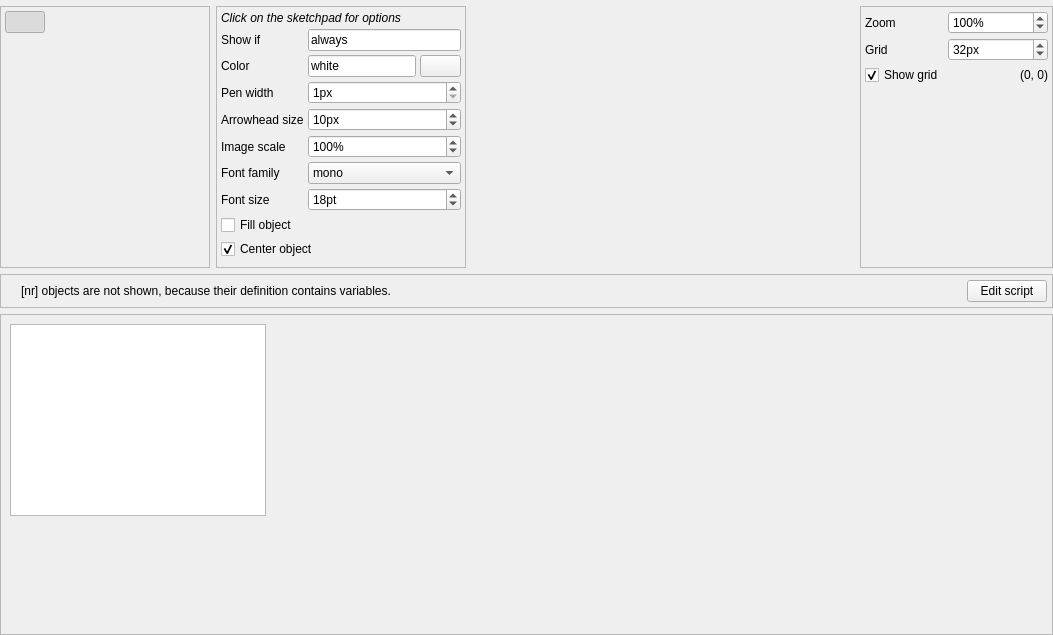
<?xml version="1.0" encoding="UTF-8"?>
<ui version="4.0">
 <class>sketchpad_widget</class>
 <widget class="QWidget" name="sketchpad_widget">
  <property name="geometry">
   <rect>
    <x>0</x>
    <y>0</y>
    <width>1053</width>
    <height>635</height>
   </rect>
  </property>
  <property name="windowTitle">
   <string>Form</string>
  </property>
  <layout class="QVBoxLayout" name="verticalLayout">
   <property name="margin">
    <number>0</number>
   </property>
   <item>
    <widget class="QFrame" name="frame">
     <property name="frameShape">
      <enum>QFrame::NoFrame</enum>
     </property>
     <property name="frameShadow">
      <enum>QFrame::Raised</enum>
     </property>
     <layout class="QVBoxLayout" name="verticalLayout_2">
      <property name="margin">
       <number>0</number>
      </property>
      <item>
       <widget class="QWidget" name="widget" native="true">
        <layout class="QHBoxLayout" name="horizontalLayout_2">
         <property name="margin">
          <number>0</number>
         </property>
         <item>
          <widget class="QWidget" name="widget_3" native="true">
           <layout class="QVBoxLayout" name="verticalLayout_3">
            <property name="margin">
             <number>0</number>
            </property>
            <item>
             <widget class="QWidget" name="widget_2" native="true">
              <layout class="QHBoxLayout" name="horizontalLayout">
               <property name="margin">
                <number>0</number>
               </property>
              </layout>
             </widget>
            </item>
            <item>
             <widget class="QWidget" name="widget_7" native="true">
              <property name="sizePolicy">
               <sizepolicy hsizetype="Preferred" vsizetype="Fixed">
                <horstretch>0</horstretch>
                <verstretch>0</verstretch>
               </sizepolicy>
              </property>
              <layout class="QHBoxLayout" name="horizontalLayout_5">
               <property name="margin">
                <number>0</number>
               </property>
               <item>
                <widget class="QFrame" name="frame_4">
                 <property name="sizePolicy">
                  <sizepolicy hsizetype="Fixed" vsizetype="Expanding">
                   <horstretch>0</horstretch>
                   <verstretch>0</verstretch>
                  </sizepolicy>
                 </property>
                 <property name="frameShape">
                  <enum>QFrame::StyledPanel</enum>
                 </property>
                 <layout class="QGridLayout" name="gridLayout">
                  <property name="leftMargin">
                   <number>4</number>
                  </property>
                  <property name="topMargin">
                   <number>4</number>
                  </property>
                  <property name="rightMargin">
                   <number>4</number>
                  </property>
                  <property name="bottomMargin">
                   <number>0</number>
                  </property>
                  <property name="spacing">
                   <number>0</number>
                  </property>
                  <item row="0" column="0">
                   <widget class="QPushButton" name="button_line">
                    <property name="toolTip">
                     <string>Line tool</string>
                    </property>
                    <property name="text">
                     <string/>
                    </property>
                    <property name="icon">
                     <iconset>
                      <normaloff>:/icons/line_large.png</normaloff>:/icons/line_large.png</iconset>
                    </property>
                    <property name="iconSize">
                     <size>
                      <width>32</width>
                      <height>32</height>
                     </size>
                    </property>
                    <property name="checkable">
                     <bool>true</bool>
                    </property>
                    <property name="checked">
                     <bool>true</bool>
                    </property>
                    <property name="flat">
                     <bool>true</bool>
                    </property>
                   </widget>
                  </item>
                  <item row="0" column="1">
                   <widget class="QPushButton" name="button_arrow">
                    <property name="toolTip">
                     <string>Arrow tool</string>
                    </property>
                    <property name="text">
                     <string/>
                    </property>
                    <property name="icon">
                     <iconset>
                      <normaloff>:/icons/arrow_large.png</normaloff>:/icons/arrow_large.png</iconset>
                    </property>
                    <property name="iconSize">
                     <size>
                      <width>32</width>
                      <height>32</height>
                     </size>
                    </property>
                    <property name="checkable">
                     <bool>true</bool>
                    </property>
                    <property name="flat">
                     <bool>true</bool>
                    </property>
                   </widget>
                  </item>
                  <item row="0" column="2">
                   <widget class="QPushButton" name="button_textline">
                    <property name="toolTip">
                     <string>Text tool</string>
                    </property>
                    <property name="text">
                     <string/>
                    </property>
                    <property name="icon">
                     <iconset>
                      <normaloff>:/icons/textline_large.png</normaloff>:/icons/textline_large.png</iconset>
                    </property>
                    <property name="iconSize">
                     <size>
                      <width>32</width>
                      <height>32</height>
                     </size>
                    </property>
                    <property name="checkable">
                     <bool>true</bool>
                    </property>
                    <property name="flat">
                     <bool>true</bool>
                    </property>
                   </widget>
                  </item>
                  <item row="0" column="3">
                   <widget class="QPushButton" name="button_image">
                    <property name="toolTip">
                     <string>Image tool</string>
                    </property>
                    <property name="text">
                     <string/>
                    </property>
                    <property name="icon">
                     <iconset>
                      <normaloff>:/icons/image_large.png</normaloff>:/icons/image_large.png</iconset>
                    </property>
                    <property name="iconSize">
                     <size>
                      <width>32</width>
                      <height>32</height>
                     </size>
                    </property>
                    <property name="checkable">
                     <bool>true</bool>
                    </property>
                    <property name="flat">
                     <bool>true</bool>
                    </property>
                   </widget>
                  </item>
                  <item row="0" column="4">
                   <widget class="QPushButton" name="button_gabor">
                    <property name="toolTip">
                     <string>Gabor patch tool</string>
                    </property>
                    <property name="text">
                     <string/>
                    </property>
                    <property name="icon">
                     <iconset>
                      <normaloff>:/icons/gabor.png</normaloff>:/icons/gabor.png</iconset>
                    </property>
                    <property name="iconSize">
                     <size>
                      <width>32</width>
                      <height>32</height>
                     </size>
                    </property>
                    <property name="checkable">
                     <bool>true</bool>
                    </property>
                    <property name="flat">
                     <bool>true</bool>
                    </property>
                   </widget>
                  </item>
                  <item row="1" column="0">
                   <widget class="QPushButton" name="button_rect">
                    <property name="toolTip">
                     <string>Rectangle tool</string>
                    </property>
                    <property name="text">
                     <string/>
                    </property>
                    <property name="icon">
                     <iconset>
                      <normaloff>:/icons/rectangle_large.png</normaloff>:/icons/rectangle_large.png</iconset>
                    </property>
                    <property name="iconSize">
                     <size>
                      <width>32</width>
                      <height>32</height>
                     </size>
                    </property>
                    <property name="checkable">
                     <bool>true</bool>
                    </property>
                    <property name="flat">
                     <bool>true</bool>
                    </property>
                   </widget>
                  </item>
                  <item row="1" column="1">
                   <widget class="QPushButton" name="button_ellipse">
                    <property name="toolTip">
                     <string>Ellipse tool</string>
                    </property>
                    <property name="text">
                     <string/>
                    </property>
                    <property name="icon">
                     <iconset>
                      <normaloff>:/icons/ellipse_large.png</normaloff>:/icons/ellipse_large.png</iconset>
                    </property>
                    <property name="iconSize">
                     <size>
                      <width>32</width>
                      <height>32</height>
                     </size>
                    </property>
                    <property name="checkable">
                     <bool>true</bool>
                    </property>
                    <property name="flat">
                     <bool>true</bool>
                    </property>
                   </widget>
                  </item>
                  <item row="1" column="2">
                   <widget class="QPushButton" name="button_circle">
                    <property name="toolTip">
                     <string>Circle tool</string>
                    </property>
                    <property name="text">
                     <string/>
                    </property>
                    <property name="icon">
                     <iconset>
                      <normaloff>:/icons/circle_large.png</normaloff>:/icons/circle_large.png</iconset>
                    </property>
                    <property name="iconSize">
                     <size>
                      <width>32</width>
                      <height>32</height>
                     </size>
                    </property>
                    <property name="checkable">
                     <bool>true</bool>
                    </property>
                    <property name="flat">
                     <bool>true</bool>
                    </property>
                   </widget>
                  </item>
                  <item row="1" column="3">
                   <widget class="QPushButton" name="button_fixdot">
                    <property name="toolTip">
                     <string>Fixation dot tool</string>
                    </property>
                    <property name="text">
                     <string/>
                    </property>
                    <property name="icon">
                     <iconset>
                      <normaloff>:/icons/fixdot_large.png</normaloff>:/icons/fixdot_large.png</iconset>
                    </property>
                    <property name="iconSize">
                     <size>
                      <width>32</width>
                      <height>32</height>
                     </size>
                    </property>
                    <property name="checkable">
                     <bool>true</bool>
                    </property>
                    <property name="flat">
                     <bool>true</bool>
                    </property>
                   </widget>
                  </item>
                  <item row="2" column="1">
                   <widget class="QWidget" name="widget_5" native="true"/>
                  </item>
                  <item row="1" column="4">
                   <widget class="QPushButton" name="button_noise_patch">
                    <property name="toolTip">
                     <string>Noise patch tool</string>
                    </property>
                    <property name="text">
                     <string/>
                    </property>
                    <property name="icon">
                     <iconset>
                      <normaloff>:/icons/noise_patch.png</normaloff>:/icons/noise_patch.png</iconset>
                    </property>
                    <property name="iconSize">
                     <size>
                      <width>32</width>
                      <height>32</height>
                     </size>
                    </property>
                    <property name="checkable">
                     <bool>true</bool>
                    </property>
                    <property name="flat">
                     <bool>true</bool>
                    </property>
                   </widget>
                  </item>
                 </layout>
                </widget>
               </item>
               <item>
                <widget class="QFrame" name="frame_5">
                 <property name="sizePolicy">
                  <sizepolicy hsizetype="Fixed" vsizetype="Expanding">
                   <horstretch>0</horstretch>
                   <verstretch>0</verstretch>
                  </sizepolicy>
                 </property>
                 <property name="minimumSize">
                  <size>
                   <width>250</width>
                   <height>0</height>
                  </size>
                 </property>
                 <property name="frameShape">
                  <enum>QFrame::StyledPanel</enum>
                 </property>
                 <layout class="QGridLayout" name="gridLayout_2">
                  <property name="margin">
                   <number>4</number>
                  </property>
                  <property name="spacing">
                   <number>4</number>
                  </property>
                  <item row="2" column="0">
                   <widget class="QLabel" name="label_color">
                    <property name="text">
                     <string>Color</string>
                    </property>
                   </widget>
                  </item>
                  <item row="2" column="1">
                   <widget class="QLineEdit" name="edit_color">
                    <property name="sizePolicy">
                     <sizepolicy hsizetype="Preferred" vsizetype="Fixed">
                      <horstretch>0</horstretch>
                      <verstretch>0</verstretch>
                     </sizepolicy>
                    </property>
                    <property name="toolTip">
                     <string>Pen color</string>
                    </property>
                    <property name="text">
                     <string>white</string>
                    </property>
                   </widget>
                  </item>
                  <item row="3" column="0">
                   <widget class="QLabel" name="label_penwidth">
                    <property name="text">
                     <string>Pen width</string>
                    </property>
                   </widget>
                  </item>
                  <item row="3" column="1" colspan="2">
                   <widget class="QSpinBox" name="spin_penwidth">
                    <property name="sizePolicy">
                     <sizepolicy hsizetype="Preferred" vsizetype="Fixed">
                      <horstretch>0</horstretch>
                      <verstretch>0</verstretch>
                     </sizepolicy>
                    </property>
                    <property name="toolTip">
                     <string>Pen width</string>
                    </property>
                    <property name="suffix">
                     <string>px</string>
                    </property>
                    <property name="minimum">
                     <number>1</number>
                    </property>
                    <property name="maximum">
                     <number>99</number>
                    </property>
                   </widget>
                  </item>
                  <item row="4" column="0">
                   <widget class="QLabel" name="label_arrow_size">
                    <property name="text">
                     <string>Arrowhead size</string>
                    </property>
                   </widget>
                  </item>
                  <item row="4" column="1" colspan="2">
                   <widget class="QSpinBox" name="spin_arrow_size">
                    <property name="toolTip">
                     <string>Size of the arrowhead</string>
                    </property>
                    <property name="suffix">
                     <string>px</string>
                    </property>
                    <property name="value">
                     <number>10</number>
                    </property>
                   </widget>
                  </item>
                  <item row="5" column="0">
                   <widget class="QLabel" name="label_scale">
                    <property name="text">
                     <string>Image scale</string>
                    </property>
                   </widget>
                  </item>
                  <item row="5" column="1" colspan="2">
                   <widget class="QDoubleSpinBox" name="spin_scale">
                    <property name="toolTip">
                     <string>Image scaling in %</string>
                    </property>
                    <property name="suffix">
                     <string>%</string>
                    </property>
                    <property name="decimals">
                     <number>0</number>
                    </property>
                    <property name="minimum">
                     <double>1.000000000000000</double>
                    </property>
                    <property name="maximum">
                     <double>1000.000000000000000</double>
                    </property>
                    <property name="value">
                     <double>100.000000000000000</double>
                    </property>
                   </widget>
                  </item>
                  <item row="6" column="0">
                   <widget class="QLabel" name="label_font_family">
                    <property name="text">
                     <string>Font family</string>
                    </property>
                   </widget>
                  </item>
                  <item row="6" column="1" colspan="2">
                   <widget class="QComboBox" name="combobox_font_family">
                    <property name="toolTip">
                     <string>Font family</string>
                    </property>
                    <item>
                     <property name="text">
                      <string>mono</string>
                     </property>
                    </item>
                    <item>
                     <property name="text">
                      <string>sans</string>
                     </property>
                    </item>
                    <item>
                     <property name="text">
                      <string>serif</string>
                     </property>
                    </item>
                   </widget>
                  </item>
                  <item row="7" column="0">
                   <widget class="QLabel" name="label_font_size">
                    <property name="text">
                     <string>Font size</string>
                    </property>
                   </widget>
                  </item>
                  <item row="7" column="1" colspan="2">
                   <widget class="QSpinBox" name="spin_font_size">
                    <property name="toolTip">
                     <string>Font size</string>
                    </property>
                    <property name="suffix">
                     <string>pt</string>
                    </property>
                    <property name="minimum">
                     <number>1</number>
                    </property>
                    <property name="value">
                     <number>18</number>
                    </property>
                   </widget>
                  </item>
                  <item row="9" column="0" colspan="3">
                   <widget class="QCheckBox" name="checkbox_center">
                    <property name="toolTip">
                     <string>Center the object</string>
                    </property>
                    <property name="text">
                     <string>Center object</string>
                    </property>
                    <property name="checked">
                     <bool>true</bool>
                    </property>
                   </widget>
                  </item>
                  <item row="10" column="0">
                   <widget class="QWidget" name="widget_4" native="true">
                    <property name="sizePolicy">
                     <sizepolicy hsizetype="Preferred" vsizetype="Expanding">
                      <horstretch>0</horstretch>
                      <verstretch>0</verstretch>
                     </sizepolicy>
                    </property>
                   </widget>
                  </item>
                  <item row="0" column="0" colspan="3">
                   <widget class="QLabel" name="label_options">
                    <property name="font">
                     <font>
                      <italic>true</italic>
                     </font>
                    </property>
                    <property name="text">
                     <string>Click on the sketchpad for options</string>
                    </property>
                   </widget>
                  </item>
                  <item row="1" column="1" colspan="2">
                   <widget class="QLineEdit" name="edit_show_if">
                    <property name="text">
                     <string>always</string>
                    </property>
                   </widget>
                  </item>
                  <item row="1" column="0">
                   <widget class="QLabel" name="label_show_if">
                    <property name="text">
                     <string>Show if</string>
                    </property>
                   </widget>
                  </item>
                  <item row="2" column="2">
                   <widget class="QPushButton" name="button_colorpicker">
                    <property name="text">
                     <string/>
                    </property>
                    <property name="icon">
                     <iconset>
                      <normaloff>:/icons/colorpicker.png</normaloff>:/icons/colorpicker.png</iconset>
                    </property>
                    <property name="iconSize">
                     <size>
                      <width>16</width>
                      <height>16</height>
                     </size>
                    </property>
                   </widget>
                  </item>
                  <item row="8" column="0" colspan="3">
                   <widget class="QCheckBox" name="checkbox_fill">
                    <property name="toolTip">
                     <string>Check to draw filled objects</string>
                    </property>
                    <property name="text">
                     <string>Fill object</string>
                    </property>
                   </widget>
                  </item>
                 </layout>
                </widget>
               </item>
               <item>
                <spacer name="horizontalSpacer">
                 <property name="orientation">
                  <enum>Qt::Horizontal</enum>
                 </property>
                 <property name="sizeHint" stdset="0">
                  <size>
                   <width>40</width>
                   <height>20</height>
                  </size>
                 </property>
                </spacer>
               </item>
               <item>
                <widget class="QFrame" name="frame_9">
                 <property name="sizePolicy">
                  <sizepolicy hsizetype="Fixed" vsizetype="Expanding">
                   <horstretch>0</horstretch>
                   <verstretch>0</verstretch>
                  </sizepolicy>
                 </property>
                 <property name="frameShape">
                  <enum>QFrame::StyledPanel</enum>
                 </property>
                 <layout class="QGridLayout" name="gridLayout_3">
                  <property name="margin">
                   <number>4</number>
                  </property>
                  <property name="spacing">
                   <number>4</number>
                  </property>
                  <item row="0" column="0">
                   <widget class="QLabel" name="label_6">
                    <property name="text">
                     <string>Zoom</string>
                    </property>
                   </widget>
                  </item>
                  <item row="0" column="1">
                   <widget class="QSpinBox" name="spin_zoom">
                    <property name="toolTip">
                     <string>Zoom level in %</string>
                    </property>
                    <property name="suffix">
                     <string>%</string>
                    </property>
                    <property name="minimum">
                     <number>10</number>
                    </property>
                    <property name="maximum">
                     <number>500</number>
                    </property>
                    <property name="value">
                     <number>100</number>
                    </property>
                   </widget>
                  </item>
                  <item row="1" column="0">
                   <widget class="QLabel" name="label_5">
                    <property name="text">
                     <string>Grid</string>
                    </property>
                   </widget>
                  </item>
                  <item row="1" column="1">
                   <widget class="QSpinBox" name="spin_grid">
                    <property name="toolTip">
                     <string>Grid size</string>
                    </property>
                    <property name="suffix">
                     <string>px</string>
                    </property>
                    <property name="minimum">
                     <number>1</number>
                    </property>
                    <property name="value">
                     <number>32</number>
                    </property>
                   </widget>
                  </item>
                  <item row="2" column="0">
                   <widget class="QCheckBox" name="checkbox_show_grid">
                    <property name="toolTip">
                     <string>Check to display the grid and enable snap-to-grid</string>
                    </property>
                    <property name="text">
                     <string>Show grid</string>
                    </property>
                    <property name="checked">
                     <bool>true</bool>
                    </property>
                   </widget>
                  </item>
                  <item row="2" column="1">
                   <widget class="QLabel" name="label_mouse_pos">
                    <property name="sizePolicy">
                     <sizepolicy hsizetype="Expanding" vsizetype="Fixed">
                      <horstretch>0</horstretch>
                      <verstretch>0</verstretch>
                     </sizepolicy>
                    </property>
                    <property name="minimumSize">
                     <size>
                      <width>100</width>
                      <height>0</height>
                     </size>
                    </property>
                    <property name="text">
                     <string>(0, 0)</string>
                    </property>
                    <property name="alignment">
                     <set>Qt::AlignRight|Qt::AlignTrailing|Qt::AlignVCenter</set>
                    </property>
                   </widget>
                  </item>
                  <item row="3" column="0">
                   <widget class="QWidget" name="widget_6" native="true"/>
                  </item>
                 </layout>
                </widget>
               </item>
              </layout>
             </widget>
            </item>
            <item>
             <widget class="QFrame" name="frame_notification">
              <property name="frameShape">
               <enum>QFrame::StyledPanel</enum>
              </property>
              <property name="frameShadow">
               <enum>QFrame::Raised</enum>
              </property>
              <layout class="QHBoxLayout" name="horizontalLayout_3">
               <property name="spacing">
                <number>8</number>
               </property>
               <property name="margin">
                <number>5</number>
               </property>
               <item>
                <widget class="QLabel" name="pixmap_notification">
                 <property name="sizePolicy">
                  <sizepolicy hsizetype="Fixed" vsizetype="Preferred">
                   <horstretch>0</horstretch>
                   <verstretch>0</verstretch>
                  </sizepolicy>
                 </property>
                 <property name="text">
                  <string/>
                 </property>
                 <property name="pixmap">
                  <pixmap>:/icons/about_large.png</pixmap>
                 </property>
                </widget>
               </item>
               <item>
                <widget class="QLabel" name="label_notification">
                 <property name="text">
                  <string>[nr] objects are not shown, because their definition contains variables.</string>
                 </property>
                 <property name="wordWrap">
                  <bool>true</bool>
                 </property>
                 <property name="openExternalLinks">
                  <bool>true</bool>
                 </property>
                </widget>
               </item>
               <item>
                <widget class="QPushButton" name="button_edit_script">
                 <property name="sizePolicy">
                  <sizepolicy hsizetype="Fixed" vsizetype="Fixed">
                   <horstretch>0</horstretch>
                   <verstretch>0</verstretch>
                  </sizepolicy>
                 </property>
                 <property name="toolTip">
                  <string>Edit the script to see objects defined using variables</string>
                 </property>
                 <property name="text">
                  <string>Edit script</string>
                 </property>
                 <property name="icon">
                  <iconset>
                   <normaloff>:/icons/script.png</normaloff>:/icons/script.png</iconset>
                 </property>
                 <property name="iconSize">
                  <size>
                   <width>16</width>
                   <height>16</height>
                  </size>
                 </property>
                </widget>
               </item>
              </layout>
             </widget>
            </item>
            <item>
             <widget class="QScrollArea" name="scrollArea">
              <property name="widgetResizable">
               <bool>true</bool>
              </property>
              <widget class="QWidget" name="scrollAreaWidgetContents">
               <property name="geometry">
                <rect>
                 <x>0</x>
                 <y>0</y>
                 <width>1051</width>
                 <height>266</height>
                </rect>
               </property>
               <layout class="QVBoxLayout" name="verticalLayout_5">
                <item>
                 <widget class="QGraphicsView" name="view">
                  <property name="sizePolicy">
                   <sizepolicy hsizetype="Fixed" vsizetype="Fixed">
                    <horstretch>0</horstretch>
                    <verstretch>0</verstretch>
                   </sizepolicy>
                  </property>
                  <property name="verticalScrollBarPolicy">
                   <enum>Qt::ScrollBarAlwaysOff</enum>
                  </property>
                  <property name="horizontalScrollBarPolicy">
                   <enum>Qt::ScrollBarAlwaysOff</enum>
                  </property>
                 </widget>
                </item>
                <item>
                 <widget class="QWidget" name="widget_items" native="true"/>
                </item>
               </layout>
              </widget>
             </widget>
            </item>
           </layout>
          </widget>
         </item>
        </layout>
       </widget>
      </item>
     </layout>
    </widget>
   </item>
  </layout>
 </widget>
 <resources/>
 <connections/>
</ui>
